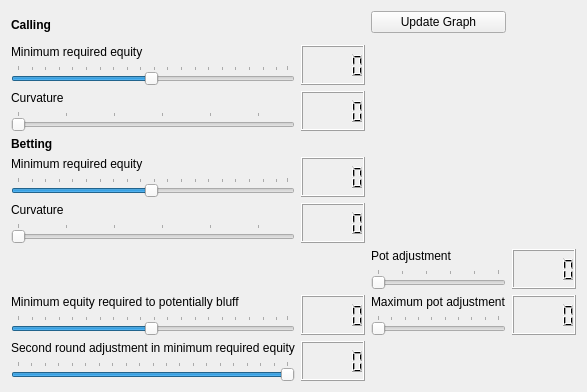
     <widget class="QWidget" name="WorstGames">
      <attribute name="title">
       <string>Turn</string>
      </attribute>
      <layout class="QGridLayout" name="gridLayout_5">
       <item row="0" column="0" rowspan="2">
        <widget class="QLabel" name="label_9">
         <property name="font">
          <font>
           <weight>75</weight>
           <bold>true</bold>
          </font>
         </property>
         <property name="text">
          <string>Calling</string>
         </property>
        </widget>
       </item>
       <item row="0" column="2">
        <widget class="QPushButton" name="pushButton_update3">
         <property name="text">
          <string>Update Graph</string>
         </property>
        </widget>
       </item>
       <item row="1" column="2" rowspan="6" colspan="2">
        <layout class="QVBoxLayout" name="verticalLayout_turn">
         <item>
          <widget class="QWidget" name="widget_2" native="true"/>
         </item>
        </layout>
       </item>
       <item row="2" column="0">
        <layout class="QVBoxLayout" name="verticalLayout_112">
         <item>
          <widget class="QLabel" name="label_109">
           <property name="text">
            <string>Minimum required equity</string>
           </property>
          </widget>
         </item>
         <item>
          <widget class="QSlider" name="TurnMinCallEquity">
           <property name="mouseTracking">
            <bool>false</bool>
           </property>
           <property name="toolTip">
            <string>&lt;html&gt;&lt;head/&gt;&lt;body&gt;&lt;p&gt;For each stage you can select:&lt;/p&gt;&lt;p&gt;What is the minimum required equity (probability of winning as determined by the simulation) that is required to call the big blind. It is the starting point of the curve that you can see on the right.&lt;/p&gt;&lt;p&gt;How should curve be shaped that determines whether the bot should fold or call. The higher the equity the higher it will call. The higher the curvature (as can be seen in the graph on the right), the more conservative it will be on the lower ranges of the accepted equities. If the curvature is low (minimum is 2), then it almost becomes a straight line.&lt;/p&gt;&lt;/body&gt;&lt;/html&gt;</string>
           </property>
           <property name="minimum">
            <number>1</number>
           </property>
           <property name="maximum">
            <number>100</number>
           </property>
           <property name="singleStep">
            <number>1</number>
           </property>
           <property name="pageStep">
            <number>5</number>
           </property>
           <property name="value">
            <number>50</number>
           </property>
           <property name="orientation">
            <enum>Qt::Horizontal</enum>
           </property>
           <property name="tickPosition">
            <enum>QSlider::TicksAbove</enum>
           </property>
          </widget>
         </item>
        </layout>
       </item>
       <item row="2" column="1">
        <widget class="QLCDNumber" name="lcdNumber_43"/>
       </item>
       <item row="3" column="0">
        <layout class="QVBoxLayout" name="verticalLayout_114">
         <item>
          <widget class="QLabel" name="label_111">
           <property name="text">
            <string>Curvature</string>
           </property>
          </widget>
         </item>
         <item>
          <widget class="QSlider" name="TurnCallPower">
           <property name="mouseTracking">
            <bool>false</bool>
           </property>
           <property name="toolTip">
            <string>&lt;html&gt;&lt;head/&gt;&lt;body&gt;&lt;p&gt;For each stage you can select:&lt;/p&gt;&lt;p&gt;What is the minimum required equity (probability of winning as determined by the simulation) that is required to call the big blind. It is the starting point of the curve that you can see on the right.&lt;/p&gt;&lt;p&gt;How should curve be shaped that determines whether the bot should fold or call. The higher the equity the higher it will call. The higher the curvature (as can be seen in the graph on the right), the more conservative it will be on the lower ranges of the accepted equities. If the curvature is low (minimum is 2), then it almost becomes a straight line.&lt;/p&gt;&lt;/body&gt;&lt;/html&gt;</string>
           </property>
           <property name="minimum">
            <number>2</number>
           </property>
           <property name="maximum">
            <number>30</number>
           </property>
           <property name="singleStep">
            <number>5</number>
           </property>
           <property name="pageStep">
            <number>10</number>
           </property>
           <property name="orientation">
            <enum>Qt::Horizontal</enum>
           </property>
           <property name="tickPosition">
            <enum>QSlider::TicksAbove</enum>
           </property>
           <property name="tickInterval">
            <number>5</number>
           </property>
          </widget>
         </item>
        </layout>
       </item>
       <item row="3" column="1">
        <widget class="QLCDNumber" name="lcdNumber_38"/>
       </item>
       <item row="4" column="0">
        <widget class="QLabel" name="label_235">
         <property name="font">
          <font>
           <weight>75</weight>
           <bold>true</bold>
          </font>
         </property>
         <property name="text">
          <string>Betting</string>
         </property>
        </widget>
       </item>
       <item row="5" column="0">
        <layout class="QVBoxLayout" name="verticalLayout_117">
         <item>
          <widget class="QLabel" name="label_114">
           <property name="text">
            <string>Minimum required equity</string>
           </property>
          </widget>
         </item>
         <item>
          <widget class="QSlider" name="TurnMinBetEquity">
           <property name="mouseTracking">
            <bool>false</bool>
           </property>
           <property name="toolTip">
            <string>&lt;html&gt;&lt;head/&gt;&lt;body&gt;&lt;p&gt;For each stage you can select:&lt;/p&gt;&lt;p&gt;What is the minimum required equity (probability of winning as determined by the simulation) to make a bet, if the bet value is 2*big blind. It is the starting point of the curve that you can see on the right.&lt;/p&gt;&lt;p&gt;How should curve be shaped that determines whether the bot should fold or call. The higher the equity the higher it will call. The higher the curvature (as can be seen in the graph on the right), the more conservative it will be on the lower ranges of the accepted equities. If the curvature is low (minimum is 2), then it almost becomes a straight line.&lt;/p&gt;&lt;/body&gt;&lt;/html&gt;</string>
           </property>
           <property name="minimum">
            <number>1</number>
           </property>
           <property name="maximum">
            <number>100</number>
           </property>
           <property name="singleStep">
            <number>1</number>
           </property>
           <property name="pageStep">
            <number>5</number>
           </property>
           <property name="value">
            <number>50</number>
           </property>
           <property name="orientation">
            <enum>Qt::Horizontal</enum>
           </property>
           <property name="tickPosition">
            <enum>QSlider::TicksAbove</enum>
           </property>
          </widget>
         </item>
        </layout>
       </item>
       <item row="5" column="1">
        <widget class="QLCDNumber" name="lcdNumber_45"/>
       </item>
       <item row="6" column="0">
        <layout class="QVBoxLayout" name="verticalLayout_109">
         <item>
          <widget class="QLabel" name="label_107">
           <property name="text">
            <string>Curvature</string>
           </property>
          </widget>
         </item>
         <item>
          <widget class="QSlider" name="TurnBetPower">
           <property name="mouseTracking">
            <bool>false</bool>
           </property>
           <property name="toolTip">
            <string>&lt;html&gt;&lt;head/&gt;&lt;body&gt;&lt;p&gt;For each stage you can select:&lt;/p&gt;&lt;p&gt;What is the minimum required equity (probability of winning as determined by the simulation) to make a bet, if the bet value is 2*big blind. It is the starting point of the curve that you can see on the right.&lt;/p&gt;&lt;p&gt;How should curve be shaped that determines whether the bot should fold or call. The higher the equity the higher it will call. The higher the curvature (as can be seen in the graph on the right), the more conservative it will be on the lower ranges of the accepted equities. If the curvature is low (minimum is 2), then it almost becomes a straight line.&lt;/p&gt;&lt;/body&gt;&lt;/html&gt;</string>
           </property>
           <property name="minimum">
            <number>2</number>
           </property>
           <property name="maximum">
            <number>30</number>
           </property>
           <property name="singleStep">
            <number>5</number>
           </property>
           <property name="pageStep">
            <number>10</number>
           </property>
           <property name="orientation">
            <enum>Qt::Horizontal</enum>
           </property>
           <property name="tickPosition">
            <enum>QSlider::TicksAbove</enum>
           </property>
          </widget>
         </item>
        </layout>
       </item>
       <item row="6" column="1">
        <widget class="QLCDNumber" name="lcdNumber_37"/>
       </item>
       <item row="7" column="2">
        <layout class="QVBoxLayout" name="verticalLayout_118">
         <item>
          <widget class="QLabel" name="label_115">
           <property name="text">
            <string>Pot adjustment</string>
           </property>
          </widget>
         </item>
         <item>
          <widget class="QSlider" name="slider_small_blind_51">
           <property name="enabled">
            <bool>false</bool>
           </property>
           <property name="mouseTracking">
            <bool>false</bool>
           </property>
           <property name="minimum">
            <number>0</number>
           </property>
           <property name="maximum">
            <number>5</number>
           </property>
           <property name="pageStep">
            <number>1</number>
           </property>
           <property name="orientation">
            <enum>Qt::Horizontal</enum>
           </property>
           <property name="tickPosition">
            <enum>QSlider::TicksAbove</enum>
           </property>
          </widget>
         </item>
        </layout>
       </item>
       <item row="7" column="3">
        <widget class="QLCDNumber" name="lcdNumber_41"/>
       </item>
       <item row="8" column="0">
        <layout class="QVBoxLayout" name="verticalLayout_116">
         <item>
          <widget class="QLabel" name="label_113">
           <property name="text">
            <string>Minimum equity required to potentially bluff</string>
           </property>
          </widget>
         </item>
         <item>
          <widget class="QSlider" name="TurnBluffMinEquity">
           <property name="mouseTracking">
            <bool>false</bool>
           </property>
           <property name="minimum">
            <number>1</number>
           </property>
           <property name="maximum">
            <number>100</number>
           </property>
           <property name="singleStep">
            <number>1</number>
           </property>
           <property name="pageStep">
            <number>5</number>
           </property>
           <property name="value">
            <number>50</number>
           </property>
           <property name="orientation">
            <enum>Qt::Horizontal</enum>
           </property>
           <property name="tickPosition">
            <enum>QSlider::TicksAbove</enum>
           </property>
          </widget>
         </item>
        </layout>
       </item>
       <item row="8" column="1">
        <widget class="QLCDNumber" name="lcdNumber_42"/>
       </item>
       <item row="8" column="2">
        <layout class="QVBoxLayout" name="verticalLayout_115">
         <item>
          <widget class="QLabel" name="label_112">
           <property name="text">
            <string>Maximum pot adjustment</string>
           </property>
          </widget>
         </item>
         <item>
          <widget class="QSlider" name="slider_small_blind_50">
           <property name="enabled">
            <bool>false</bool>
           </property>
           <property name="mouseTracking">
            <bool>false</bool>
           </property>
           <property name="minimum">
            <number>1</number>
           </property>
           <property name="maximum">
            <number>10</number>
           </property>
           <property name="pageStep">
            <number>1</number>
           </property>
           <property name="orientation">
            <enum>Qt::Horizontal</enum>
           </property>
           <property name="tickPosition">
            <enum>QSlider::TicksAbove</enum>
           </property>
          </widget>
         </item>
        </layout>
       </item>
       <item row="8" column="3">
        <widget class="QLCDNumber" name="lcdNumber_40"/>
       </item>
       <item row="9" column="0">
        <layout class="QVBoxLayout" name="verticalLayout_111">
         <item>
          <widget class="QLabel" name="label_108">
           <property name="text">
            <string>Second round adjustment in minimum required equity</string>
           </property>
          </widget>
         </item>
         <item>
          <widget class="QSlider" name="secondRoundAdjustment">
           <property name="mouseTracking">
            <bool>false</bool>
           </property>
           <property name="minimum">
            <number>0</number>
           </property>
           <property name="maximum">
            <number>20</number>
           </property>
           <property name="singleStep">
            <number>1</number>
           </property>
           <property name="pageStep">
            <number>5</number>
           </property>
           <property name="value">
            <number>20</number>
           </property>
           <property name="orientation">
            <enum>Qt::Horizontal</enum>
           </property>
           <property name="tickPosition">
            <enum>QSlider::TicksAbove</enum>
           </property>
          </widget>
         </item>
        </layout>
       </item>
       <item row="9" column="1">
        <widget class="QLCDNumber" name="lcdNumber_44"/>
       </item>
      </layout>
     </widget>
